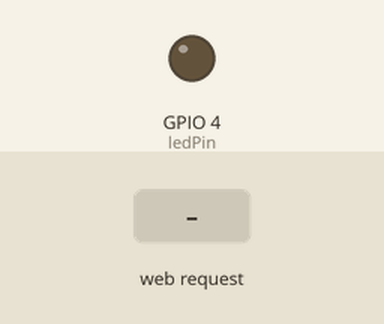
This sketch was run on a simulated ESP32. Shown: output pins drawn as LEDs (lit = HIGH). The test bench sets the inputs (shaded band). WiFi joins after 1.5 s; servers stay silent unless stated; no MQTT or app messages arrive unless stated; what the sketch prints to the serial monitor is not drawn.

Above: at 2.7 s.
2.8 s: HTTP request GET /on received
At 3.6 s:
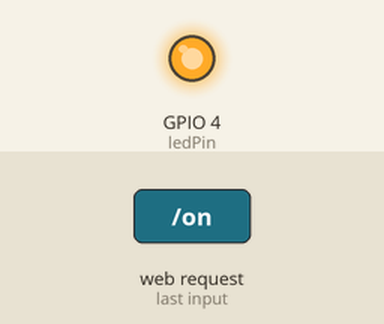
4.3 s: HTTP request GET /off received
At 4.7 s:
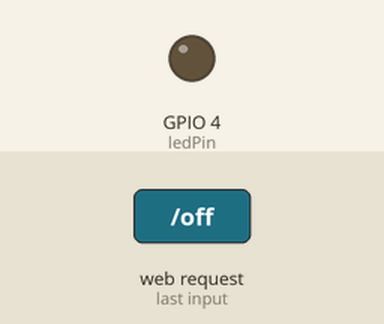
Timing chart, 0 to 7.3 s (numbered marks = the images above; inputs shaded):
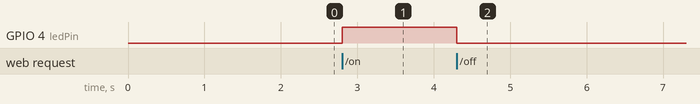

Measured:
- after the input at 2.8 s, GPIO 4 (ledPin): LOW → HIGH at once
- after the input at 4.3 s, GPIO 4 (ledPin): HIGH → LOW at once

The sketch:

ESP32-CAM_AJAX.ino
```cpp
#include <WiFi.h>
#include <AsyncTCP.h>
#include <ESPAsyncWebServer.h>
#include <PubSubClient.h>
#include "cfg.h"    // Configuración del proyecto

float pepe=0.0;
AsyncWebServer server(80);
WiFiClient espClient;
PubSubClient client(espClient);

void callback(char* topic, byte* payload, unsigned int length) {
    String message = "";
    for (int i = 0; i < length; i++) {
      message += (char)payload[i];
    }
    pepe = message.toFloat(); // lo guardo en una variable
    Serial.println(message);    // Muestra en monitor serie
}

void reconnect() {
  while (!client.connected()) {
    if (client.connect("ESP32client")) {
      client.subscribe("sensor/dato");
    }
  }
}

const int ledPin = 4;

String pagina() {

  String html = R"rawliteral(
  <!DOCTYPE html><html><head>
  <meta name="viewport" content="width=device-width, initial-scale=1">
 <style>
body{
  font-family: Arial;
  text-align: center;
  margin-top: 50px;
  background-color: cyan;
}

.container{
  background: white;
  padding: 30px;
  border-radius: 15px;
  width: 90%;
  max-width: 400px;
  margin: auto;
  box-shadow: 0px 4px 15px rgba(0,0,0,0.2);
}

button{
  font-size: 20px;
  padding: 15px 40px;
  margin: 10px;
  border: none;
  border-radius: 10px;
  cursor: pointer;
  background-color: #007BFF;
  color: white;
  transition: 0.3s;
}

button:hover{
  background-color: #0056b3;
}

img{
  width: 200px;
  margin-top: 20px;
}

#temperatura{
  font-weight: bold;
  font-size: 18px;
}

footer{
  margin-top: 30px;
  font-size: 14px;
  color: #333;
}
  </style></head><body>
<div class="container">
  <h2>ESP32 Control</h2>
  <button onclick="ledOn()">ENCENDER</button>
  <button onclick="ledOff()">APAGAR</button>
  <button onclick="getTemp()">LEER</button>
  <p id="estado">Estado: desconocido</p>
  <p id="temperatura"> -- .C</p>
  <!-- Imagen de ejemplo
  <img src="https://images.squarespace-cdn.com/content/v1/50f14d35e4b0d70ab5fc4f24/1409224741340-S9NNFVR0X8SX10796E9K/image-asset.jpeg?format=2500w" alt="Imagen ejemplo">
  -->
</div>
<footer>  Ies Juan de la Cierva -2026</footer>
<script>

  function ledOn(){
    fetch('/on')
    .then(response => response.text())
    .then(data => {
      document.getElementById('estado').innerHTML = data;
    });
  }

  function ledOff(){
    fetch('/off')
    .then(response => response.text())
    .then(data => {
      document.getElementById('estado').innerHTML = data;
    });
  }

  function getTemp(){
        fetch('/upd')
          .then(response => response.text())
          .then(data => {
          actualizarTemperatura(parseFloat(data));
    });
    }
  //setInterval(actualizarTemperatura, 3000);
  function actualizarTemperatura(valor){
    let tempElem = document.getElementById("temperatura");
    tempElem.innerText = " " + valor + " .C";
    if(valor > 26.0)      { tempElem.style.color = "red";}
    else if(valor < 21.5) { tempElem.style.color = "blue";}
    else                  { tempElem.style.color = "green";}
  }
  </script>
  </body>
  </html>
  )rawliteral";

  return html;
}

void setup() {

//------------ configuración serie y pins
  Serial.begin(115200);
  pinMode(ledPin, OUTPUT);
  pepe = 0.0;
  digitalWrite(ledPin, LOW);
//------------ configuración wifi
  WiFi.mode(WIFI_STA);
  WiFi.begin(ssid, password);
  Serial.print("Conectando ");
  while (WiFi.status() != WL_CONNECTED) {
    delay(500);
    Serial.print(".");
  }
  Serial.println("");
  Serial.println("Conectado!");
  Serial.println(WiFi.localIP());
  // ----------- configuración MQTT
  client.setServer(mqtt_server, mqtt_port);
  client.setCallback(callback);
  // --------------- configuración servidor Web
  server.on("/", HTTP_GET, [](AsyncWebServerRequest *request){
    request->send(200, "text/html", pagina());
  });
  server.on("/on", HTTP_GET, [](AsyncWebServerRequest *request){
    digitalWrite(ledPin, HIGH);
    request->send(200, "text/plain", "LED ENCENDIDO");
  });
  server.on("/off", HTTP_GET, [](AsyncWebServerRequest *request){
    digitalWrite(ledPin, LOW);
    request->send(200, "text/plain", "LED APAGADO");
  });
  server.on("/upd", HTTP_GET, [](AsyncWebServerRequest *request){
    //digitalWrite(ledPin, LOW);
    request->send(200, "text/plain", String(pepe,2));
  });
  server.begin();
}

void loop() {
      if (!client.connected()) {
        reconnect();
      }
      client.loop();

  }
```

cfg.h
```cpp
const char* ssid = "YOUR SSID";
const char* password = "YOUR_PWD";
const char* mqtt_server = "IP MOSQUITO SERVER";
const uint16_t mqtt_port = 1883;
```
